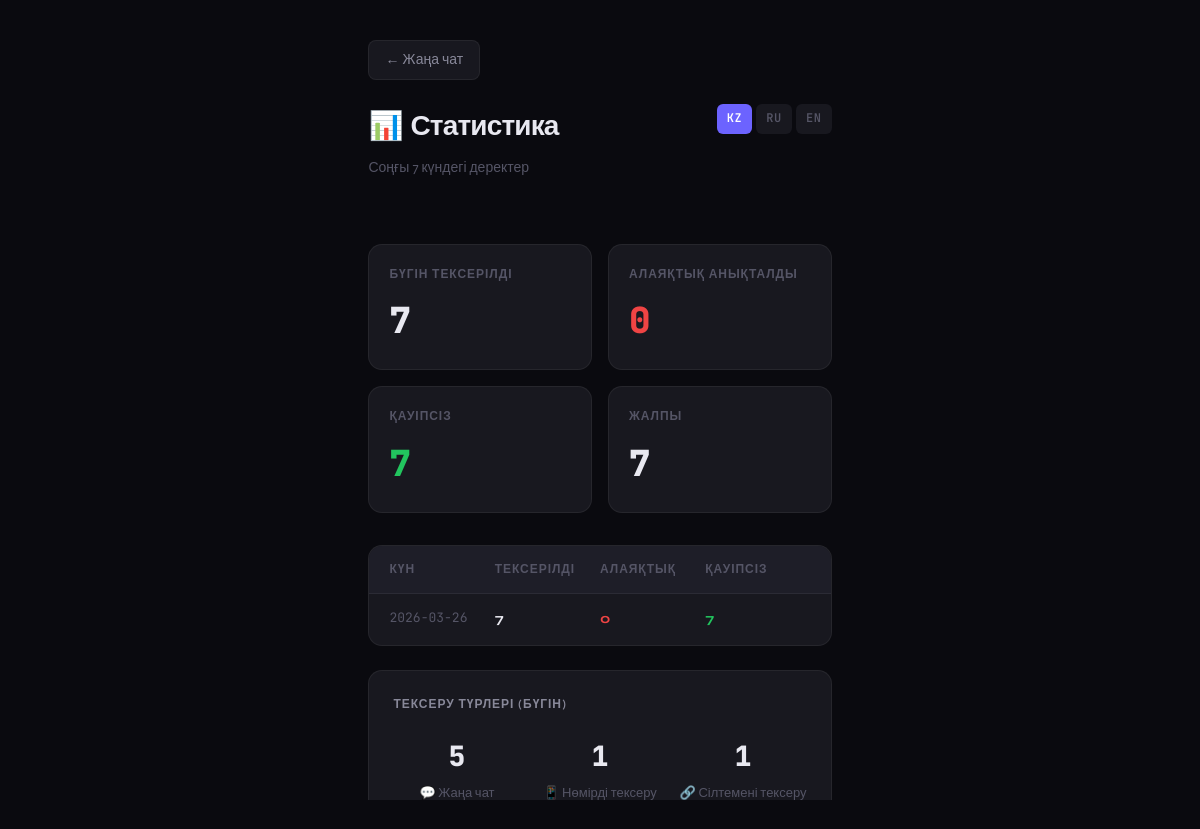
The page /statistics on the database as committed earlier.
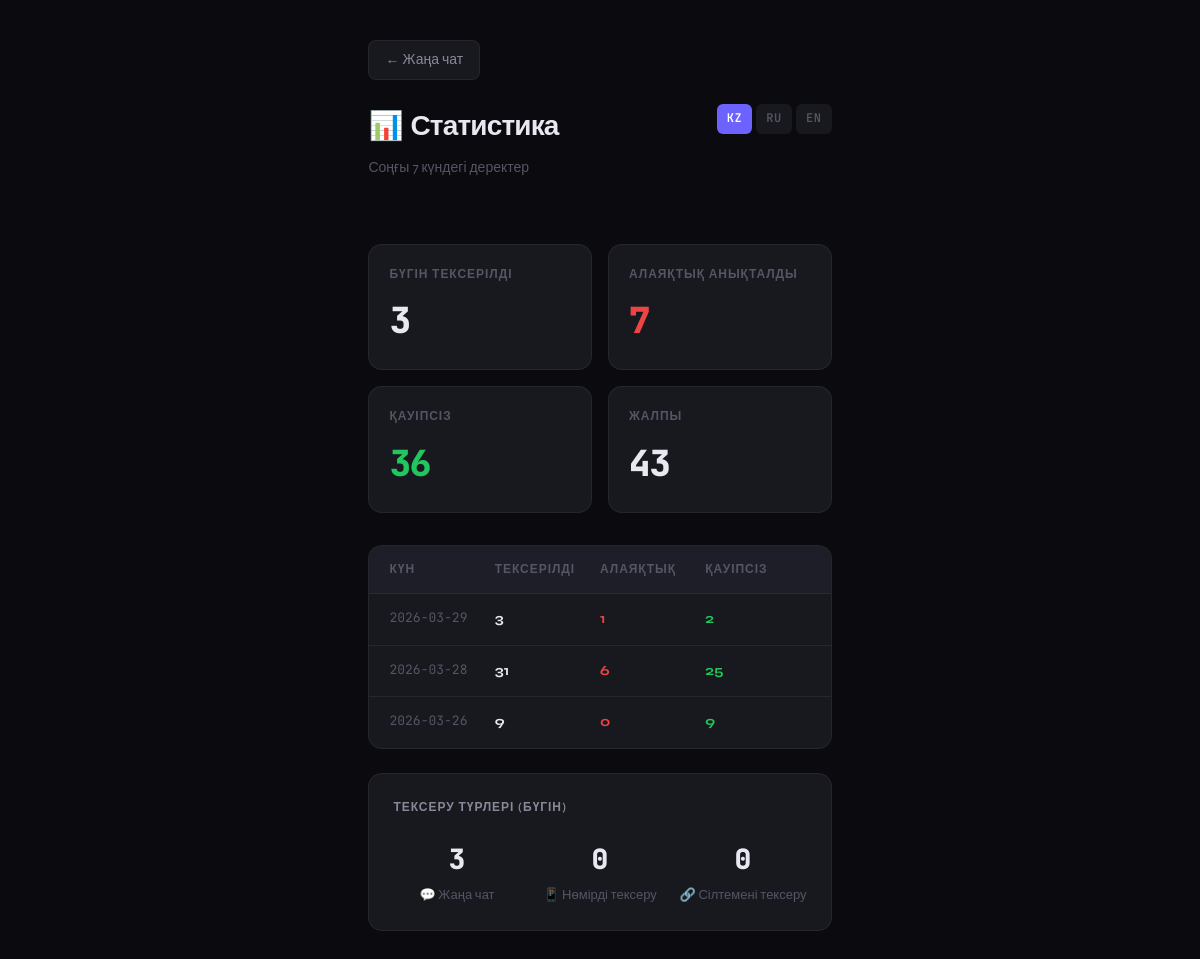
The same page on the database as committed later.
### scam_analyzer/app.py (models this page shows)
class DailyStats(db.Model):
    id            = db.Column(db.Integer, primary_key=True)
    date          = db.Column(db.String(20), unique=True)
    total_checks  = db.Column(db.Integer, nullable=False, default=0)
    scam_detected = db.Column(db.Integer, nullable=False, default=0)
    safe_detected = db.Column(db.Integer, nullable=False, default=0)
    phone_checks  = db.Column(db.Integer, nullable=False, default=0)
    link_checks   = db.Column(db.Integer, nullable=False, default=0)
    text_checks   = db.Column(db.Integer, nullable=False, default=0)

### scam_analyzer/app.py (the view)
@app.route("/statistics")
def statistics():
    t     = get_t()
    stats = DailyStats.query.order_by(DailyStats.date.desc()).limit(7).all()
    return render_template("statistics.html", t=t, lang=get_lang(), stats=stats)

### scam_analyzer/app.py (called while the page is built)
def get_lang():
    if current_user.is_authenticated:
        return current_user.language
    return session.get("lang", "kz")

def get_t():
    return TRANSLATIONS[get_lang()]

### scam_analyzer/templates/statistics.html (shortened to what this page needs)
<!DOCTYPE html>
<html lang="{{ lang }}" data-theme="dark">
<head>
    <link rel="stylesheet" href="{{ url_for('static', filename='style.css') }}">
</head>
<body style="overflow:auto">
<div class="page-layout">
    <a href="/" class="back-btn">← {{ t.new_chat }}</a>
    <div style="display:flex;justify-content:space-between;align-items:flex-start;flex-wrap:wrap;gap:12px;margin-bottom:32px">
        <div>
            <h1 class="page-title">📊 {{ t.statistics }}</h1>
            <p class="page-sub">
                {% if lang == 'kz' %}Соңғы 7 күндегі деректер
                {% elif lang == 'ru' %}Данные за последние 7 дней
                {% else %}Data for the last 7 days{% endif %}
            </p>
        </div>
        <div class="lang-switch">
            <a href="/set_language/kz" class="lang-btn {% if lang=='kz' %}active{% endif %}">KZ</a>
            <a href="/set_language/ru" class="lang-btn {% if lang=='ru' %}active{% endif %}">RU</a>
            <a href="/set_language/en" class="lang-btn {% if lang=='en' %}active{% endif %}">EN</a>
        </div>
    </div>
    {% set total = stats|sum(attribute='total_checks') %}
    {% set scams = stats|sum(attribute='scam_detected') %}
    {% set safe = stats|sum(attribute='safe_detected') %}
    <div class="stats-grid">
        <div class="stat-card">
            <div class="stat-label">{{ t.today_checks }}</div>
            <div class="stat-value">{{ stats[0].total_checks if stats else 0 }}</div>
        </div>
        <div class="stat-card">
            <div class="stat-label">{{ t.scam_found }}</div>
            <div class="stat-value high">{{ scams }}</div>
        </div>
        <div class="stat-card">
            <div class="stat-label">{{ t.safe_found }}</div>
            <div class="stat-value low">{{ safe }}</div>
        </div>
        <div class="stat-card">
            <div class="stat-label">
                {% if lang == 'kz' %}Жалпы {% elif lang == 'ru' %}Всего {% else %}Total {% endif %}
            </div>
            <div class="stat-value">{{ total }}</div>
        </div>
    </div>
    <div class="history-table">
        <div class="table-header">
            <div>{% if lang == 'kz' %}Күн{% elif lang == 'ru' %}Дата{% else %}Date{% endif %}</div>
            <div>{% if lang == 'kz' %}Тексерілді{% elif lang == 'ru' %}Проверено{% else %}Checked{% endif %}</div>
            <div>{% if lang == 'kz' %}Алаяқтық{% elif lang == 'ru' %}Мошенничеств{% else %}Scams{% endif %}</div>
            <div>{% if lang == 'kz' %}Қауіпсіз{% elif lang == 'ru' %}Безопасных{% else %}Safe{% endif %}</div>
        </div>
        {% for s in stats %}
        <div class="table-row">
            <div style="font-family:var(--mono);font-size:13px;color:var(--text3)">{{ s.date }}</div>
            <div style="font-weight:700">{{ s.total_checks }}</div>
            <div style="color:var(--high);font-weight:700">{{ s.scam_detected }}</div>
            <div style="color:var(--low);font-weight:700">{{ s.safe_detected }}</div>
        </div>
        {% else %}
        <div class="table-row" style="grid-template-columns:1fr">
            <div style="color:var(--text3);text-align:center;padding:20px">
                {% if lang == 'kz' %}Деректер жоқ{% elif lang == 'ru' %}Нет данных{% else %}No data yet{% endif %}
            </div>
        </div>
        {% endfor %}
    </div>
    {% if stats %}
    <div style="margin-top:24px;background:var(--bg3);border:1px solid var(--border);border-radius:var(--radius);padding:24px">
        <div class="settings-title">
            {% if lang == 'kz' %}Тексеру түрлері (бүгін)
            {% elif lang == 'ru' %}Типы проверок (сегодня)
            {% else %}Check types (today){% endif %}
        </div>
        {% set today = stats[0] %}
        <div style="display:grid;grid-template-columns:repeat(3,1fr);gap:16px;margin-top:16px">
            <div style="text-align:center">
                <div style="font-size:28px;font-weight:800;font-family:var(--mono)">{{ today.text_checks }}</div>
                <div style="font-size:13px;color:var(--text3);margin-top:4px">💬 {{ t.new_chat }}</div>
            </div>
            <div style="text-align:center">
                <div style="font-size:28px;font-weight:800;font-family:var(--mono)">{{ today.phone_checks }}</div>
                <div style="font-size:13px;color:var(--text3);margin-top:4px">📱 {{ t.phone_check }}</div>
            </div>
            <div style="text-align:center">
                <div style="font-size:28px;font-weight:800;font-family:var(--mono)">{{ today.link_checks }}</div>
                <div style="font-size:13px;color:var(--text3);margin-top:4px">🔗 {{ t.link_check }}</div>
            </div>
        </div>
    </div>
    {% endif %}
</div>
</body>
</html>

### scam_analyzer/static/style.css (style rules this page uses)
:root { --bg: #0a0a0f; --bg2: #111118; --bg3: #18181f; --bg4: #1e1e28; --border: #ffffff0f; --border2: #ffffff18; --text: #e8e8f0; --text2: #888899; --text3: #555566; --accent: #6c63ff; --accent2: #8b82ff; --accent-glow: #6c63ff30; --low: #22c55e; --low-bg: #22c55e15; --medium: #f59e0b; --medium-bg: #f59e0b15; --high: #ef4444; --high-bg: #ef444415; --radius: 14px; --radius-sm: 8px; --font: 'Syne', sans-serif; --mono: 'JetBrains Mono', monospace; --sidebar-w: 240px; --transition: 0.2s cubic-bezier(0.4, 0, 0.2, 1); }
*, *::before, *::after { box-sizing: border-box; margin: 0; padding: 0; }
html, body { height: 100%; font-family: var(--font); background: var(--bg); color: var(--text); font-size: 15px; line-height: 1.6; overflow: hidden; }
body { display: flex; height: 100vh; }
.lang-switch { display: flex; gap: 4px; }
.lang-btn { padding: 5px 10px; border-radius: 6px; background: var(--bg3); color: var(--text3); text-decoration: none; font-size: 12px; font-weight: 600; font-family: var(--mono); transition: all var(--transition); letter-spacing: 0.05em; }
.lang-btn.active { background: var(--accent); color: #fff; }
.page-layout { max-width: 900px; margin: 0 auto; padding: 40px 20px; }
.page-title { font-size: 28px; font-weight: 800; letter-spacing: -0.03em; margin-bottom: 8px; }
.page-sub { color: var(--text3); margin-bottom: 32px; font-size: 14px; }
.stats-grid { display: grid; grid-template-columns: repeat(auto-fit, minmax(180px, 1fr)); gap: 16px; margin-bottom: 32px; }
.stat-card { background: var(--bg3); border: 1px solid var(--border); border-radius: var(--radius); padding: 20px; display: flex; flex-direction: column; gap: 8px; }
.stat-label { font-size: 12px; color: var(--text3); font-weight: 600; text-transform: uppercase; letter-spacing: 0.08em; }
.stat-value { font-size: 36px; font-weight: 800; letter-spacing: -0.04em; font-family: var(--mono); }
.stat-value.low { color: var(--low); }
.stat-value.high { color: var(--high); }
.history-table { background: var(--bg3); border: 1px solid var(--border); border-radius: var(--radius); overflow: hidden; }
.table-header { display: grid; grid-template-columns: 1fr 1fr 1fr 1fr; padding: 14px 20px; background: var(--bg4); border-bottom: 1px solid var(--border); font-size: 12px; font-weight: 700; text-transform: uppercase; letter-spacing: 0.08em; color: var(--text3); }
.table-row { display: grid; grid-template-columns: 1fr 1fr 1fr 1fr; padding: 14px 20px; border-bottom: 1px solid var(--border); font-size: 14px; transition: background var(--transition); }
.table-row:last-child { border-bottom: none; }
.settings-title { font-size: 15px; font-weight: 700; margin-bottom: 20px; color: var(--text2); text-transform: uppercase; letter-spacing: 0.08em; font-size: 12px; }
.back-btn { display: inline-flex; align-items: center; gap: 6px; padding: 8px 16px; background: var(--bg3); border: 1px solid var(--border); border-radius: var(--radius-sm); color: var(--text2); text-decoration: none; font-size: 14px; font-weight: 500; margin-bottom: 24px; transition: all var(--transition); cursor: pointer; }

Rows that differ between the two databases and show on the page:
added DailyStats: total_checks "3", date "2026-03-29", scam_detected "1", safe_detected "2", text_checks "3", phone_checks "0", link_checks "0"
added DailyStats: date "2026-03-28", total_checks "31", scam_detected "6", safe_detected "25"
changed DailyStats (number 3 of 3 on the later page): total_checks "7" → "9"; safe_detected "7" → "9"
Other text that changed with them:
{{ scams }}: "0" → "7"
{{ safe }}: "7" → "36"
{{ total }}: "7" → "43"
{{ stats[0].total_checks if stats else 0 }}: "7" → "3"
{{ today.text_checks }}: "5" → "3"
{{ today.phone_checks }}: "1" → "0"
{{ today.link_checks }}: "1" → "0"
